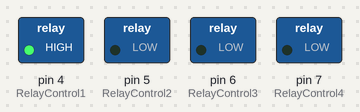
Bench run of a sketch on a simulated Arduino Uno, built with avr-gcc and run on an emulated ATmega328P. Shown: switched loads named in the sketch (green lamp = pin HIGH).

Above: at 0.5 s.
At 2.5 s:
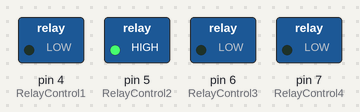
At 4.5 s:
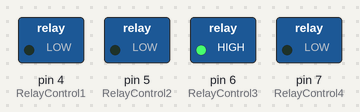
At 6.5 s:
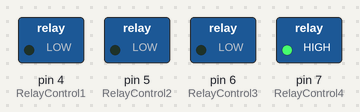
At 9.5 s:
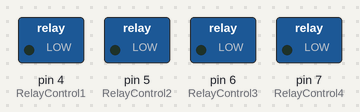
Timing chart, 0 to 10.4 s (numbered marks = the images above):
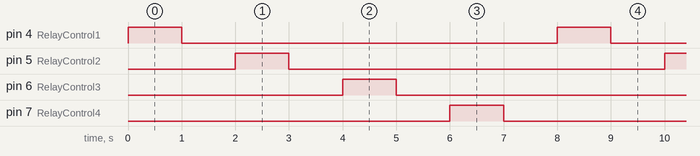

The sketch:

MQTT_8_relay_generic.ino
```cpp
//the relays connect to
int RelayControl1 = 4; // Digital Arduino Pin used to control the motor
int RelayControl2 = 5;
int RelayControl3 = 6;
int RelayControl4 = 7;
void setup()
{
 Serial.begin(9600);
 pinMode(RelayControl1, OUTPUT);
 pinMode(RelayControl2, OUTPUT);
 pinMode(RelayControl3, OUTPUT);
 pinMode(RelayControl4, OUTPUT);
}
void loop()
{
 digitalWrite(RelayControl1,HIGH);// NO1 and COM1 Connected (LED on)
 delay(1000);
 digitalWrite(RelayControl1,LOW);// NO1 and COM1 disconnected (LED off)
 delay(1000);
 digitalWrite(RelayControl2,HIGH);
 delay(1000);
 digitalWrite(RelayControl2,LOW);
 delay(1000);
 digitalWrite(RelayControl3,HIGH);
 delay(1000);
 digitalWrite(RelayControl3,LOW);
 delay(1000);
 digitalWrite(RelayControl4,HIGH);
 delay(1000);
 digitalWrite(RelayControl4,LOW);
 delay(1000);
}
```

Measured:
- by itself, pin 4 (RelayControl1), pin 5 (RelayControl2), pin 6 (RelayControl3), pin 7 (RelayControl4): alternates HIGH for 1.0 s and LOW for 7.0 s
- by itself, everything shown: repeats every 8.0 s, in 8 steps
